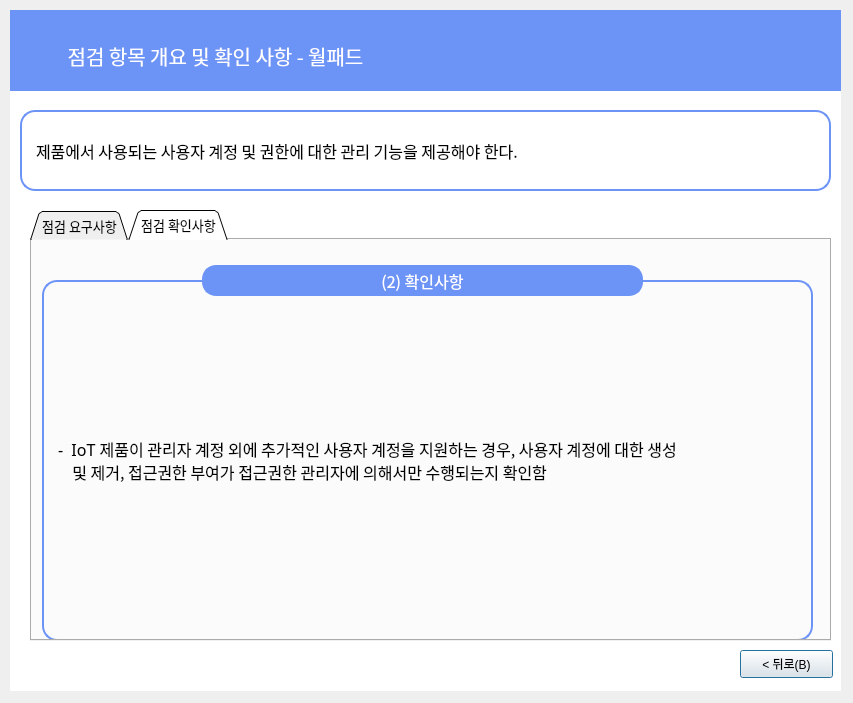
<?xml version="1.0" encoding="UTF-8"?>
<ui version="4.0">
 <class>Dialog</class>
 <widget class="QDialog" name="Dialog">
  <property name="geometry">
   <rect>
    <x>0</x>
    <y>0</y>
    <width>853</width>
    <height>703</height>
   </rect>
  </property>
  <property name="windowTitle">
   <string>Dialog</string>
  </property>
  <widget class="QLabel" name="label_6">
   <property name="geometry">
    <rect>
     <x>10</x>
     <y>10</y>
     <width>831</width>
     <height>681</height>
    </rect>
   </property>
   <property name="font">
    <font>
     <family>Gmarket Sans TTF</family>
     <pointsize>16</pointsize>
     <weight>50</weight>
     <bold>false</bold>
     <kerning>true</kerning>
    </font>
   </property>
   <property name="autoFillBackground">
    <bool>false</bool>
   </property>
   <property name="styleSheet">
    <string notr="true">background-color: rgb(255,255,255);
border-color: rgb(0, 0, 0);</string>
   </property>
   <property name="text">
    <string/>
   </property>
   <property name="scaledContents">
    <bool>false</bool>
   </property>
   <property name="alignment">
    <set>Qt::AlignCenter</set>
   </property>
  </widget>
  <widget class="QLabel" name="label_7">
   <property name="geometry">
    <rect>
     <x>10</x>
     <y>10</y>
     <width>831</width>
     <height>81</height>
    </rect>
   </property>
   <property name="font">
    <font>
     <family>Gmarket Sans TTF</family>
     <pointsize>11</pointsize>
     <weight>50</weight>
     <bold>false</bold>
     <kerning>true</kerning>
    </font>
   </property>
   <property name="autoFillBackground">
    <bool>false</bool>
   </property>
   <property name="styleSheet">
    <string notr="true">background-color: rgb(108, 147, 246);
border-color: rgb(0, 0, 0);</string>
   </property>
   <property name="text">
    <string/>
   </property>
   <property name="scaledContents">
    <bool>false</bool>
   </property>
  </widget>
  <widget class="QLabel" name="label_8">
   <property name="geometry">
    <rect>
     <x>10</x>
     <y>30</y>
     <width>411</width>
     <height>51</height>
    </rect>
   </property>
   <property name="font">
    <font>
     <family>AppleSDGothicNeoM00</family>
     <pointsize>15</pointsize>
    </font>
   </property>
   <property name="styleSheet">
    <string notr="true">color : rgb(255, 255, 255)</string>
   </property>
   <property name="text">
    <string>점검 항목 개요 및 확인 사항 - 월패드</string>
   </property>
   <property name="alignment">
    <set>Qt::AlignCenter</set>
   </property>
  </widget>
  <widget class="QLabel" name="label_9">
   <property name="geometry">
    <rect>
     <x>20</x>
     <y>110</y>
     <width>811</width>
     <height>81</height>
    </rect>
   </property>
   <property name="font">
    <font>
     <family>AppleSDGothicNeoM00</family>
     <pointsize>12</pointsize>
     <weight>50</weight>
     <bold>false</bold>
     <kerning>true</kerning>
    </font>
   </property>
   <property name="autoFillBackground">
    <bool>false</bool>
   </property>
   <property name="styleSheet">
    <string notr="true">background-color : rgb(255, 255, 255);
padding-left:10px;
border: 2px solid rgb(108, 147, 246);
border-radius:15px</string>
   </property>
   <property name="text">
    <string>제품에서 사용되는 사용자 계정 및 권한에 대한 관리 기능을 제공해야 한다.</string>
   </property>
   <property name="scaledContents">
    <bool>false</bool>
   </property>
  </widget>
  <widget class="QPushButton" name="pushButton_4">
   <property name="geometry">
    <rect>
     <x>740</x>
     <y>650</y>
     <width>93</width>
     <height>28</height>
    </rect>
   </property>
   <property name="text">
    <string>&lt; 뒤로(B)</string>
   </property>
  </widget>
  <widget class="QTabWidget" name="tabWidget">
   <property name="geometry">
    <rect>
     <x>30</x>
     <y>210</y>
     <width>801</width>
     <height>431</height>
    </rect>
   </property>
   <property name="font">
    <font>
     <family>AppleSDGothicNeoM00</family>
     <pointsize>10</pointsize>
    </font>
   </property>
   <property name="contextMenuPolicy">
    <enum>Qt::DefaultContextMenu</enum>
   </property>
   <property name="styleSheet">
    <string notr="true"/>
   </property>
   <property name="tabShape">
    <enum>QTabWidget::Triangular</enum>
   </property>
   <property name="currentIndex">
    <number>1</number>
   </property>
   <property name="elideMode">
    <enum>Qt::ElideNone</enum>
   </property>
   <property name="tabBarAutoHide">
    <bool>false</bool>
   </property>
   <widget class="QWidget" name="tab">
    <attribute name="title">
     <string>점검 요구사항</string>
    </attribute>
    <widget class="QLabel" name="label_21">
     <property name="geometry">
      <rect>
       <x>10</x>
       <y>40</y>
       <width>771</width>
       <height>361</height>
      </rect>
     </property>
     <property name="font">
      <font>
       <family>AppleSDGothicNeoM00</family>
       <pointsize>12</pointsize>
      </font>
     </property>
     <property name="styleSheet">
      <string notr="true">

border: 2px solid rgb(108, 147, 246);
border-radius:15px;
padding-left:10px</string>
     </property>
     <property name="text">
      <string>- ‌ IoT 제품에서 사용되는 사용자 계정(관리자 계정 등 모든 계정 포함)에 대해 사용자 계정 추가,
    제거, 권한 부여 등의 관리를 수행할 수 있어야 함

- ‌ 역할 기반의 접근통제 모델을 사용하는 경우, IoT 제품의 모든 기능에 대해 접근권한을
    명확하게 정의하고 이에 따라 권한을 부여하도록 해야 함</string>
     </property>
    </widget>
    <widget class="QLabel" name="label_3">
     <property name="geometry">
      <rect>
       <x>160</x>
       <y>0</y>
       <width>461</width>
       <height>81</height>
      </rect>
     </property>
     <property name="font">
      <font>
       <family>AppleSDGothicNeoM00</family>
       <pointsize>12</pointsize>
      </font>
     </property>
     <property name="styleSheet">
      <string notr="true">background-color : rgb(108, 147, 246);
color : rgb(255, 255, 255);
border: 2px solid rgb(108, 147, 246);
margin-left:10px;
margin-right:10px;
margin-top:25px;
margin-bottom:25px;
border-radius:14px
</string>
     </property>
     <property name="text">
      <string>(1) 요구사항</string>
     </property>
     <property name="alignment">
      <set>Qt::AlignCenter</set>
     </property>
    </widget>
   </widget>
   <widget class="QWidget" name="tab_2">
    <attribute name="title">
     <string>점검 확인사항</string>
    </attribute>
    <widget class="QLabel" name="label_22">
     <property name="geometry">
      <rect>
       <x>10</x>
       <y>40</y>
       <width>771</width>
       <height>361</height>
      </rect>
     </property>
     <property name="font">
      <font>
       <family>AppleSDGothicNeoM00</family>
       <pointsize>12</pointsize>
      </font>
     </property>
     <property name="styleSheet">
      <string notr="true">

border: 2px solid rgb(108, 147, 246);
border-radius:15px;
padding-left:10px</string>
     </property>
     <property name="text">
      <string>- ‌ IoT 제품이 관리자 계정 외에 추가적인 사용자 계정을 지원하는 경우, 사용자 계정에 대한 생성
    및 제거, 접근권한 부여가 접근권한 관리자에 의해서만 수행되는지 확인함</string>
     </property>
    </widget>
    <widget class="QLabel" name="label_4">
     <property name="geometry">
      <rect>
       <x>160</x>
       <y>0</y>
       <width>461</width>
       <height>81</height>
      </rect>
     </property>
     <property name="font">
      <font>
       <family>AppleSDGothicNeoM00</family>
       <pointsize>12</pointsize>
      </font>
     </property>
     <property name="styleSheet">
      <string notr="true">background-color : rgb(108, 147, 246);
color : rgb(255, 255, 255);
border: 2px solid rgb(108, 147, 246);
margin-left:10px;
margin-right:10px;
margin-top:25px;
margin-bottom:25px;
border-radius:14px
</string>
     </property>
     <property name="text">
      <string>(2) 확인사항</string>
     </property>
     <property name="alignment">
      <set>Qt::AlignCenter</set>
     </property>
    </widget>
   </widget>
  </widget>
 </widget>
 <resources/>
 <connections/>
</ui>
